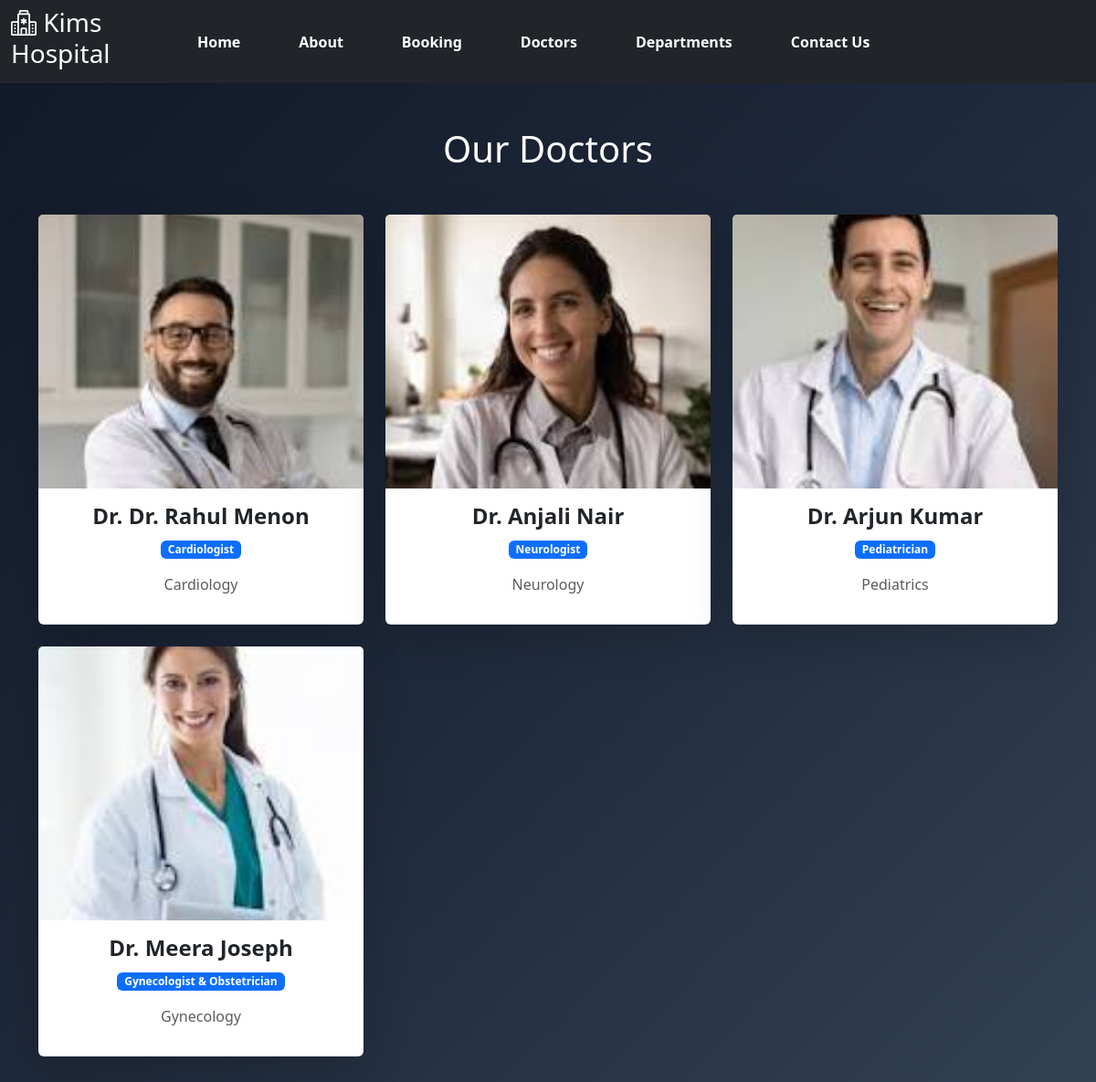
The app's page /doctors/ with its own data.
### hospital_app/models.py (models this page shows, shortened)
class Doctors(models.Model):
    doc_name = models.CharField(max_length=100)
    doc_spec = models.CharField(max_length=150)
    dp_name = models.ForeignKey(Department,on_delete=models.CASCADE)
    doc_image = models.ImageField(upload_to='profile_pic')

class Department(models.Model):
    dp_name = models.CharField(max_length=100)
    dp_description = models.TextField()
    def __str__(self):
        return self.dp_name

### hospital_app/views.py (the view)
# urls.py: path('doctors/',views.doctors, name = 'doctors'),
def doctors(request):
    doctor = Doctors.objects.all()
    return render (request,'doctors.html',{'doc':doctor})

### hospital_app/templates/doctors.html (shortened to what this page needs)
{% extends 'base.html' %}
{% load static %}
{% block extra_css %}
<link rel="stylesheet" href="{% static 'css/index.css' %}">
{% endblock %}
{% block content %}
<div class="container py-5">
    <h1 class="text-center text-white mb-5">
        Our Doctors
    </h1>
    <div class="row g-4">
        {% for d in doc %}
        <div class="col-md-6 col-lg-4">
            <div class="card doctor-card border-0 shadow-lg h-100">
                <img src="{{ d.doc_image.url }}"
                     class="card-img-top doctor-img"
                     alt="{{ d.doc_name }}">
                <div class="card-body text-center">
                    <h4 class="fw-bold">
                        Dr. {{ d.doc_name }}
                    </h4>
                    <span class="badge bg-primary mb-3">
                        {{ d.doc_spec }}
                    </span>
                    <p class="text-muted">
                        {{ d.dp_name }}
                    </p>
                </div>
            </div>
        </div>
        {% endfor %}
    </div>
</div>
{% endblock %}

### hospital_app/templates/base.html (shortened to what this page needs)
    {% load static %}
<!DOCTYPE html>
<html lang="en">
<head>
     {% block extra_css %}{% endblock %}
    <link rel="stylesheet" href="https://cdn.jsdelivr.net/npm/bootstrap-icons@1.11.0/font/bootstrap-icons.css">
    <link href="https://cdn.jsdelivr.net/npm/bootstrap@5.3.8/dist/css/bootstrap.min.css" rel="stylesheet">
</head>
<body>
    <nav class="navbar bg-dark navbar-expand-lg position-sticky">
        <div class="container-fluid ">
            <div class="col-2 text-left ">
                <h3 class="text-white"> <i class="bi bi-hospital"></i> Kims Hospital</h3>
            </div>
            <div class="collapse navbar-collapse justify-content-between  col-md-8
            navbar-collapse-3">
            <ul class="navbar-nav justify-content-center  fw-bold">
                <li class="nav-item active me-5">
                    <a class="nav-link text-white" href="{% url 'home' %}">Home</a>
                </li>
                <li class="nav-item me-5">
                    <a href="{% url 'about' %}" class="nav-link text-white">About</a>
                </li>
                <li class="nav-item me-5">
                    <a href="{% url 'booking' %}" class="nav-link text-white" >Booking</a>
                </li>
                <li class="nav-item me-5">
                     <a href="{% url 'doctors' %}" class="nav-link text-white" >Doctors</a>
                </li>
                <li class="nav-item me-5">
                     <a href="{% url 'department' %}" class="nav-link text-white" >Departments</a>
                </li>
                <li class="nav-item">
                     <a href="{% url 'contact' %}" class="nav-link text-white" >Contact Us</a>
                </li>
            </ul>
            </div>
        </div>
    </nav>
    {% block content %}
    {% endblock %}
</body>
</html>

### static/css/index.css (style rules this page uses)
body { min-height: 100vh; background: linear-gradient( 135deg, #111827 0%, #1e293b 50%, #334155 100% ); }

### hospital_app/templates/doctors.html (style rules this page uses)
.doctor-img { width: 100%; height: 300px; object-fit: cover; }

### records on screen
Doctors: doc_image (picture), doc_name "Dr. Rahul Menon", doc_spec "Cardiologist", dp_name "Cardiology"
Doctors: doc_image (picture), doc_name "Anjali Nair", doc_spec "Neurologist", dp_name "Neurology"
Doctors: doc_image (picture), doc_name "Arjun Kumar", doc_spec "Pediatrician", dp_name "Pediatrics"
Doctors: doc_image (picture), doc_name "Meera Joseph", doc_spec "Gynecologist & Obstetrician", dp_name "Gynecology"
